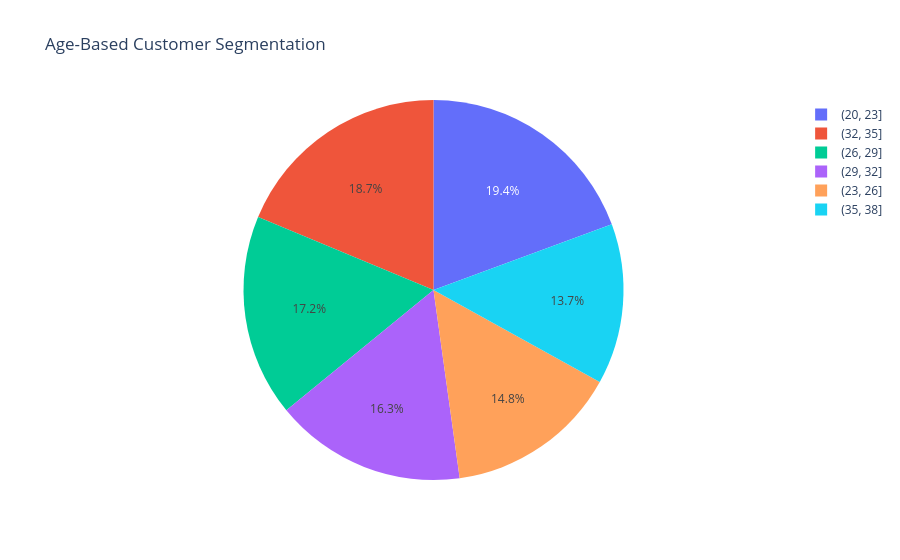

The cell this chart's notebook holds for it:
### Code cell
fig = px.pie(data_frame=q2, 
             names='Age_Range', 
             values='count', 
             title='Age-Based Customer Segmentation',
             template='plotly_white')

fig.show()

### Figure 1 — Plotly figure (JSON) as saved in the notebook; plotly's stock layout.template omitted (floating-point values rounded to 4 significant figures)
{"data": [{"domain": {"x": [0, 1], "y": [0, 1]}, "hovertemplate": "Age_Range=%{label}<br>count=%{value}<extra></extra>", "labels": ["(20, 23]", "(32, 35]", "(26, 29]", "(29, 32]", "(23, 26]", "(35, 38]"], "legendgroup": "", "name": "", "showlegend": true, "type": "pie", "values": [88, 85, 78, 74, 67, 62]}], "layout": {"legend": {"tracegroupgap": 0}, "title": {"text": "Age-Based Customer Segmentation"}}}
